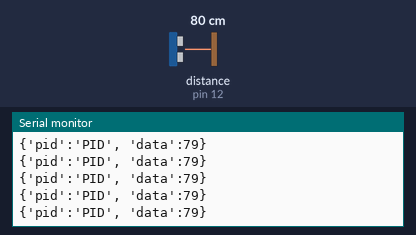
This sketch was run on a simulated Arduino Uno, built with avr-gcc and run on an emulated ATmega328P. On the bench: the last lines printed to the serial monitor. Wiring (inferred from the names in the program): ultrasonic range finder: trigger pin 13; echo pin 12. The inputs (shaded band) are chosen by the test bench; at power-on: distance to the obstacle (sensor on pin 12) 80 cm. The echo pulse lasts 58.3 µs per cm.

Above: at 1.2 s.
1.3 s: distance to the obstacle (sensor on pin 12) set to 2 cm
At 2.1 s:
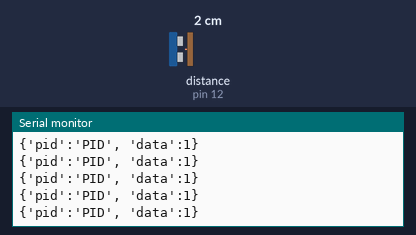
4.3 s: distance to the obstacle (sensor on pin 12) set to 18 cm
At 4.8 s:
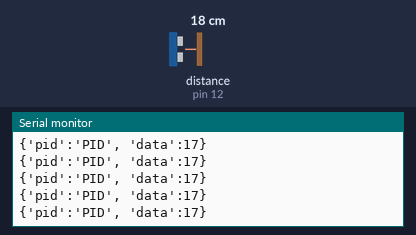
7.3 s: distance to the obstacle (sensor on pin 12) set to 4 cm
At 8.1 s:
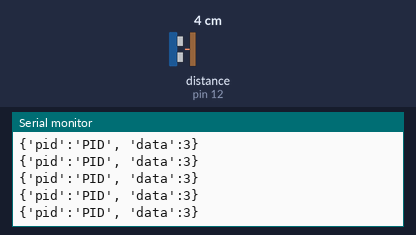
10.3 s: distance to the obstacle (sensor on pin 12) set to 35 cm
At 11.3 s:
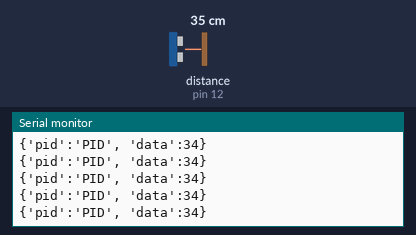
13.3 s: distance to the obstacle (sensor on pin 12) set to 9 cm
At 14.4 s:
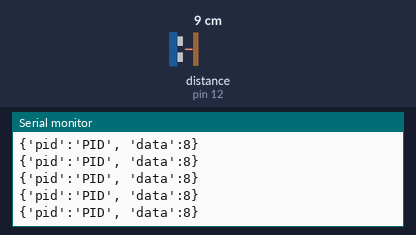
16.3 s: distance to the obstacle (sensor on pin 12) set to 60 cm
At 17.1 s:
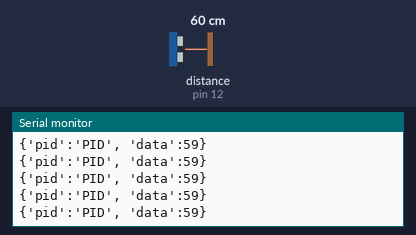
Timing chart, 0 to 19.3 s (numbered marks = the images above; inputs shaded):
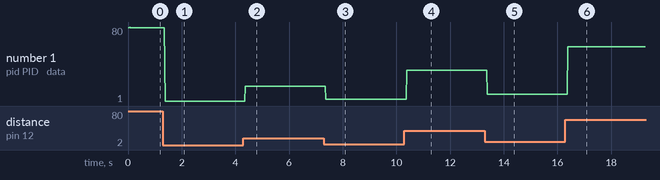

The sketch:

ultrasonic.ino
```cpp
/*
ultrasonic.ino
*/

// Contants
const int BAUD = 9600;
const int PIN_IN = 12;
const int PIN_OUT = 13;
const int LENGTH = 128;

// Variables
char output_buffer[LENGTH];
int var;

void setup(void) {
  Serial.begin(BAUD);
  pinMode(PIN_OUT, OUTPUT);
  pinMode(PIN_IN, INPUT);
}

void loop(void) {
  var = get_distance();
  sprintf(output_buffer, "{'pid':'%s', 'data':%d}", "PID", var);
  Serial.println(output_buffer);
}

int get_distance(void) {
 long duration;
 long distance;
 digitalWrite(PIN_OUT, LOW);
 delayMicroseconds(2);
 digitalWrite(PIN_OUT, HIGH);
 delayMicroseconds(10);
 digitalWrite(PIN_OUT, LOW);
 duration = pulseIn(PIN_IN, HIGH);
 distance = duration/58.2; //Calculate the distance (in cm) based on the speed of sound.
 return int(distance);
}
```

Measured:
- after the input at 1.3 s, the serial monitor: prints a new line after 0.08 s (image 1)
- after the input at 4.3 s, the serial monitor: prints a new line after 0.07 s (image 2)
- after the input at 7.3 s, the serial monitor: prints a new line after 0.08 s (image 3)
- after the input at 10.3 s, the serial monitor: prints a new line after 0.09 s (image 4)
- after the input at 13.3 s, the serial monitor: prints a new line after 0.09 s (image 5)
- after the input at 16.3 s, the serial monitor: prints a new line after 0.08 s (image 6)
- plotted number 1: 79 → 1 after the input at 1.3 s, 1 → 17 after the input at 4.3 s, 17 → 3 after the input at 7.3 s, 3 → 34 after the input at 10.3 s, 34 → 8 after the input at 13.3 s
